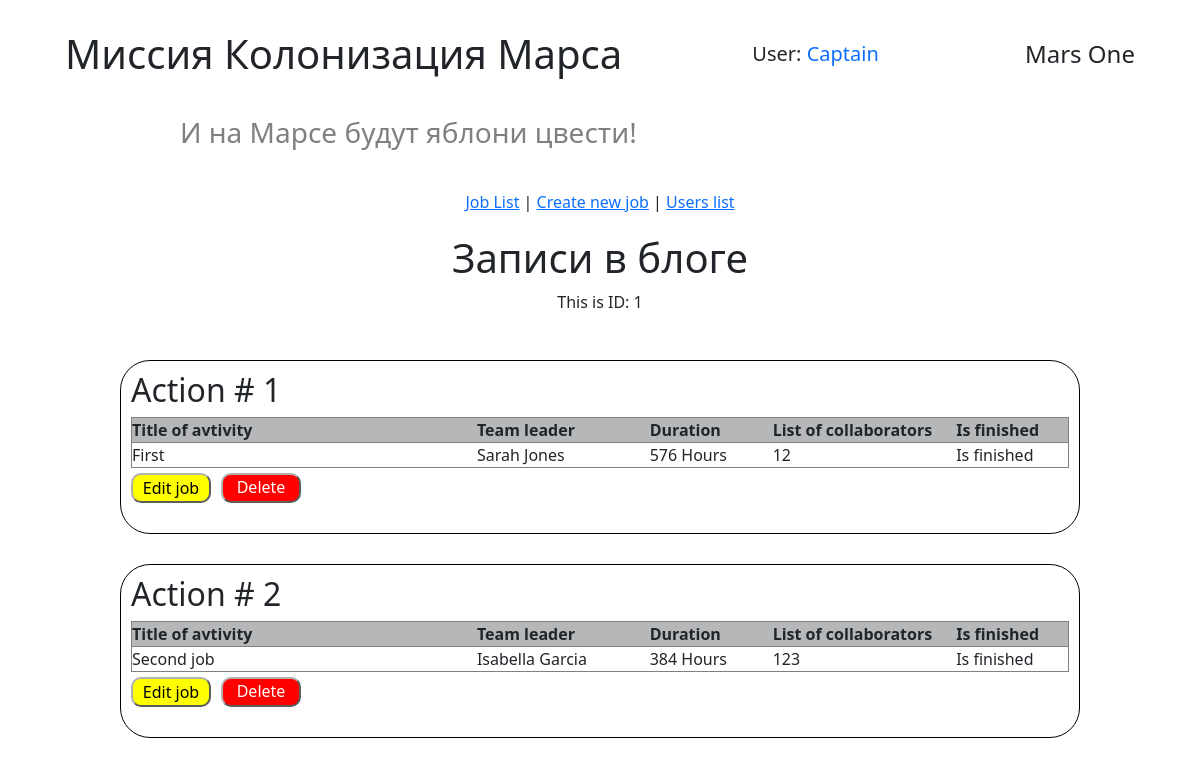
/jobs_list (signed in), run on the app's committed database.
### data/users.py (models this page shows, shortened)
class User(SqlAlchemyBase, UserMixin):
    __tablename__ = 'users'
    id = sqlalchemy.Column(sqlalchemy.Integer, primary_key=True, autoincrement=True)
    surname = sqlalchemy.Column(sqlalchemy.String, nullable=True)
    name = sqlalchemy.Column(sqlalchemy.String, nullable=True)
    age = sqlalchemy.Column(sqlalchemy.Integer, nullable=True)
    position = sqlalchemy.Column(sqlalchemy.String, nullable=True)
    speciality = sqlalchemy.Column(sqlalchemy.String, nullable=True)
    address = sqlalchemy.Column(sqlalchemy.String, nullable=True)
    email = sqlalchemy.Column(sqlalchemy.String, index=True, unique=True, nullable=True)
    hashed_password = sqlalchemy.Column(sqlalchemy.String, nullable=True)
    modified_date = sqlalchemy.Column(sqlalchemy.DateTime, default=datetime.datetime.now)
    news = orm.relationship("News", back_populates='user')

### data/jobs.py (models this page shows)
class Jobs(SqlAlchemyBase):
    __tablename__ = 'jobs'
    id = sqlalchemy.Column(sqlalchemy.Integer, primary_key=True,
                           autoincrement=True)
    author = sqlalchemy.Column(sqlalchemy.Integer,
                               ForeignKey('users.id'), nullable=False)
    team_leader = sqlalchemy.Column(sqlalchemy.Integer,
                                    ForeignKey('users.id'), nullable=False)
    job = sqlalchemy.Column(sqlalchemy.String, nullable=True)
    work_size = sqlalchemy.Column(sqlalchemy.Integer, nullable=False)
    collaborators = sqlalchemy.Column(sqlalchemy.String, nullable=True)
    start_date = sqlalchemy.Column(sqlalchemy.DateTime,
                                   default=datetime.datetime.now)
    end_date = sqlalchemy.Column(sqlalchemy.DateTime,
                                 default=datetime.datetime.now)
    is_finished = sqlalchemy.Column(sqlalchemy.Boolean, default=False)
    team_leader_user = relationship("User", backref='team_leader_jobs',
                                    foreign_keys=[team_leader])
    author_user = relationship("User", backref='author_jobs',
                               foreign_keys=[author])

### main.py (the view)
@app.route('/jobs_list')
@login_required
def get_jobs_list():
    db_ss = db_session.create_session()
    jobs = db_ss.query(Jobs).all()
    current_user_id = current_user.id
    return render_template('jobs.html', jobs=jobs,
                           current_user_id=current_user_id)

### data/db_session.py (called while the page is built)
def create_session() -> Session:
    global __factory
    return __factory()

### main.py (called while the page is built)
@login_manager.user_loader
def load_user(user_id):
    db_sess = db_session.create_session()
    return db_sess.query(User).get(user_id)

### templates/jobs.html (shortened to what this page needs)
{% extends "base.html" %}
{% block styles %}
    <link rel="stylesheet" href="{{ url_for('static', filename='css/job_list.css')}}">
{% endblock %}
{% block content %}
<h1>Записи в блоге</h1>
<p>This is ID: {{ current_user_id }}</p>
{% for job  in jobs %}
    <div class="action">
        <h2>Action # {{ job.id }} </h2>
        <table>
            <tr>
                <th width="200">Title of avtivity</th>
                <th width="100">Team leader</th>
                <th width="50">Duration</th>
                <th width="50">List of collaborators</th>
                <th width="50">Is finished</th>
            </tr>
            <tr>
                <td>{{ job.job }}</td>
                <td>{{ job.team_leader_user.name }} {{ job.team_leader_user.surname }}</td>
                <td>{{ job.work_size }} Hours</td>
                <td>{{ job.collaborators }}</td>
                {% if job.is_finished %}
                    <td>Is finished</td>
                {% else %}
                    <td>Is not finished</td>
                {% endif %}
            </tr>
        </table>
        {% if job.author_user.id == current_user_id or current_user_id == 1 %}
        <div class="buttons_block">
            <form action="{{ url_for('edit_job', job_id=job.id )}}" method="get">
                <button class="edit_job_btn" type="submit">Edit job</button>
            </form>
            <form action="{{ url_for('delete_job', job_id=job.id )}}" method="post">
                <button class="delete_job_btn" type="submit">Delete job</button>
            </form>
        </div>
        {% endif %}
    </div>
{% endfor %}
{% endblock %}

### templates/base.html (shortened to what this page needs)
<!DOCTYPE html>
<html lang="ru">
<head>
    <link rel="stylesheet"
    href="https://cdn.jsdelivr.net/npm/bootstrap@5.0.0-beta1/dist/css/bootstrap.min.css"
>
    <link rel="stylesheet" href="{{ url_for('static', filename='css/style.css')}}">
    {% block styles %}{% endblock %}
</head>
<body>
    <header>
        <h1>Миссия Колонизация Марса</h1>
        {% if current_user.is_authenticated %}
        <h5> User:
            <a class="navbar-brand" href="/logout">{{ current_user.name }}</a>
        </h5>
        {% else %}
            <div class="auth_buttons">
                <a class="btn btn-primary " href="/register">Зарегистрироваться</a>
                <a class="btn btn-success" href="/login">Войти</a>
            </div>
        {% endif %}
        <h4>Mars One</h4>
    </header>
    <h3 class="second_header_text">И на Марсе будут яблони цвести!</h3>
    <main>
        <nav>
            <a href="/jobs_list">Job List</a> |
            <a href="/create_job">Create new job</a> |
            <a href="/user_list">Users list</a>
        </nav>
        {% block content %}{% endblock %}
    </main>
</body>
</html>

### static/css/style.css (style rules this page uses)
* { margin: 0px; padding: 0px; font-family: 'Segoe UI', Tahoma, Geneva, Verdana, sans-serif; }
header { display: flex; justify-content: space-around; align-items: center; margin-top: 30px; width: 100%; }
main { display: flex; flex-direction: column; align-items: center; height: 100vh; margin-top: 20px; }
nav { margin: 20px; }
.second_header_text { color: grey; margin-top: 30px; margin-left: 15vw; }

### static/css/job_list.css (style rules this page uses)
div.action { border: 1px solid rgb(0, 0, 0); padding: 10px; border-radius: 30px; margin-top: 30px; width: 80%; }
table { width: 100%; }
tr { border: 1px solid grey; }
th { background-color: rgb(181, 183, 185); }
.buttons_block { display: flex; justify-content: space-between; width: 170px; margin-top: 5px; }
.edit_job_btn, .delete_job_btn { border-radius: 10px; border-color: rgb(175, 176, 176); height: 30px; width: 80px; }
.edit_job_btn { background-color: yellow; }
.delete_job_btn { color: white; background-color: red; }

### data on the page
User: name "Captain"
Jobs: id "1", job "First", team_leader_user.name "Sarah", team_leader_user.surname "Jones", work_size "576", collaborators "12", is_finished "Is finished"
Jobs: id "2", job "Second job", team_leader_user.name "Isabella", team_leader_user.surname "Garcia", work_size "384", collaborators "123", is_finished "Is finished"

### other printed values
{{ current_user_id }} "1"
